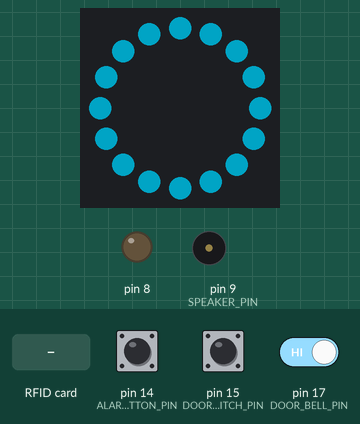
Bench run of a sketch on a simulated Arduino Uno, built with avr-gcc and run on an emulated ATmega328P. Shown: 16 RGB LEDs in a ring, first at the top, clockwise, output pins drawn as LEDs (lit = HIGH), buzzer (waves = sounding). Dashed ring = blinking. Inputs (shaded band) come from the test bench; at power-on: pin 14 (ALARM_BUTTON_PIN) HIGH, pin 15 (DOOR_SWITCH_PIN) HIGH, pin 17 (DOOR_BELL_PIN) HIGH. Dim RGB values are drawn brighter than linear; EEPROM starts erased; what the sketch prints to the serial monitor is not drawn.

Above: at 1.56 s.
1.6 s: RFID card 5E 7A 19 C4 held to the reader
At 3.1 s:
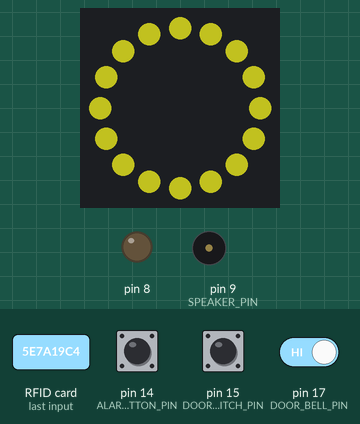
3.4 s: pin 14 (ALARM_BUTTON_PIN) pulled LOW for 0.15 s
At 3.65 s:
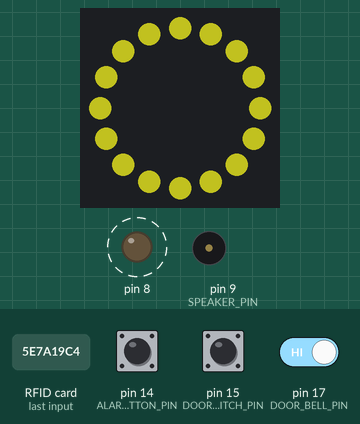
4.1 s: pin 15 (DOOR_SWITCH_PIN) pulled LOW for 0.15 s
At 4.46 s:
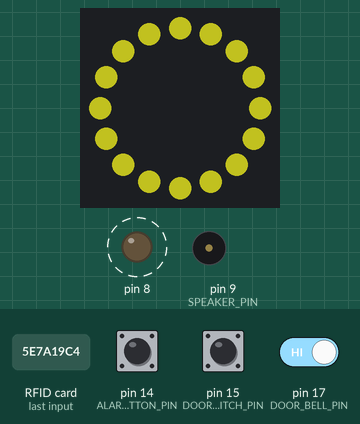
4.8 s: pin 14 (ALARM_BUTTON_PIN) pulled LOW for 1 s
At 5.09 s:
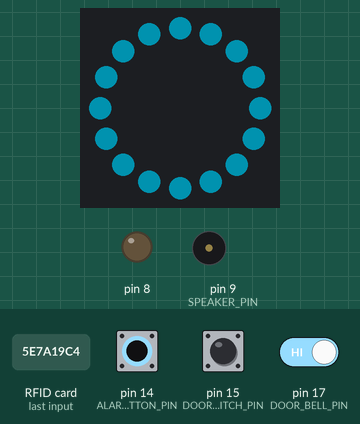
6.4 s: pin 15 (DOOR_SWITCH_PIN) pulled LOW for 1 s
At 6.71 s:
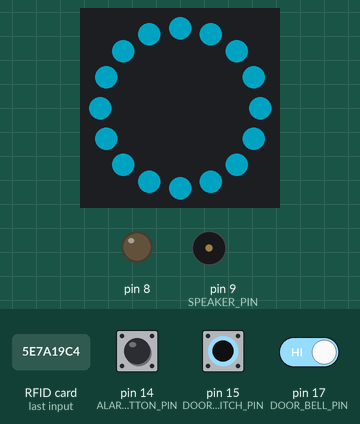
8.0 s: pin 14 (ALARM_BUTTON_PIN) pulled LOW for 0.15 s
At 8.27 s:
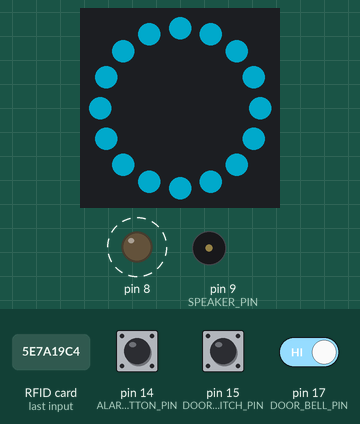
Timing chart, 0 to 9.7 s (numbered marks = the images above; inputs shaded):
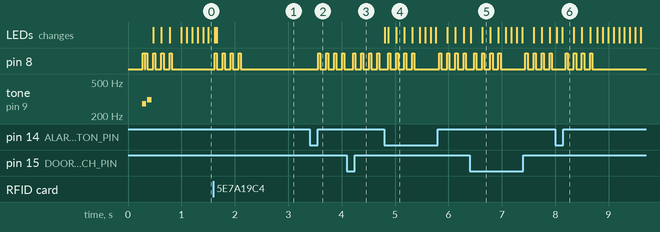

The sketch:

driver.ino
```cpp
/*-----( Include needed libraries )-----*/
#include <avr/wdt.h>
#include <Arduino.h>
#include <SoftwareSerial.h>
//#include <SPI.h>
//#include <LiquidCrystal.h>
//#include <Adafruit_NeoPixel.h>
//#include <EEPROM.h>
//#include <PN532_SPI.h>
//#include <MFRC522.h>    //TODO: only include if necessary
//#include "PN532Interface.h"


/*-----( Include project files )-----*/
#include "packetqueue.h"
#include "ring.h"
#include "reader.h"
#include "rs485.h"
#include "lcd.h"
#include "audio.h"
#include "strike.h"
#include "config.h"
#include "superserial.h"
#include "utils.h"

/*-----( Declare Constants and Pin Numbers )-----*/

// Constants for machine states
#define S_INITIALIZING      0
#define S_NO_SERVER         1
#define S_UNADDRESSED       2
#define S_WAIT_SEND         3
#define S_READY             4


/*-----( Declare objects )-----*/
Reader card_reader;
rs485 bus(SSerialTxControl);
//SuperSerial* superSerial;
//TEMPORARY TEST CODE

Ring statusRing(RING_PIN, NUMPIXELS);
//LCD readout;
Audio speaker(SPEAKER_PIN);
Strike doorLatch(LATCH_PIN);
Config conf;

uint8_t address = ADDR_CLIENT_DEFAULT;     //@TODO: this shouldn't be necessary
SuperSerial superSerial(&bus, address);

/*-----( Declare Variables )-----*/
//uint8_t byteReceived;
boolean alarmButton = 0;
#ifdef MOD_DOOR_SWITCH
boolean doorState = 0;
#else
boolean doorState = 1;
#endif
boolean doorBell = 1;
uint32_t lastIDSend = 0;
uint32_t lastHeartBeat = 0;

//byte userTune[USER_TUNE_LENGTH];
//byte userTuneDurations[USER_TUNE_LENGTH];
byte state = S_INITIALIZING;

/*-----( Declare Functions )-----*/
uint8_t* nfc_poll();
void CheckReader();
void CheckInputs();
void ProcessMessage();

SoftwareSerial dbgPort(6,7);
SoftwareSerial* debugPort = &dbgPort;

LCD readout;

void setup(void) {
  // Initialize debug port and pass references
  watchdogSetup();
  dbgPort.begin(57600);
  superSerial.SetDebugPort(debugPort);
  bus.SetDebugPort(debugPort);
  card_reader.SetDebugPort(debugPort);
  conf.SetDebugPort(debugPort);
  speaker.SetDebugPort(debugPort);
  conf.Init();

  Serial.begin(9600);   //@TODO:  What is this doing here?
  LOG_INFO(F("\r\n\r\n"));
  LOG_INFO(F("########################################\r\n"));
  LOG_INFO(F("#            Start Program             #\r\n"));
  LOG_INFO(F("########################################\r\n"));


  // Set input pins
  pinMode(DOOR_SWITCH_PIN, INPUT_PULLUP);
  pinMode(ALARM_BUTTON_PIN, INPUT_PULLUP);
  pinMode(DOOR_BELL_PIN, INPUT_PULLUP);
  //pinMode(LCD_SERIAL_TX, OUTPUT);

  #ifdef MOD_DOOR_SWITCH
  doorState = digitalRead(DOOR_SWITCH_PIN);
  #endif

 // superSerial = new SuperSerial(&bus, address);

  doorLatch.Lock();  // In case the program crashed, make sure door doesn't stay unlocked

  //for testing only
  #ifdef CLIENT_ADDRESS
  conf.SetAddress(CLIENT_ADDRESS);
  conf.SaveCurrentConfig();
  #endif

  address = conf.GetAddress();
  superSerial.SetAddress(address);

  LOG_INFO(F("Address: "));
  LOG_INFO(address);
  LOG_INFO(F("\r\n"));
  readout.Print("Initializing...");

  #ifdef MOD_NFC_READER
  if(!card_reader.start())  {
    statusRing.SetMode(conf.GetErrorLightSequence());
    readout.Print("NFC Reader      not detected!");
  }
  else
  #endif
  {
    statusRing.SetMode(conf.GetDefaultLightSequence());
    speaker.Play(conf.GetStartTune());
    state = S_READY;
  }

  // notify server that client has started
  superSerial.QueueMessage(F_CLIENT_START, 0, 0);

}


void loop(void) {
  static uint8_t limit = 0;
  if (limit++ == 0)
    LOG_DEBUG(F("."));
  wdt_reset();
  LOG_DUMP(F("Free RAM: "));
  LOG_DUMP(freeRam());
  LOG_DUMP (F("\r\n"));
  static uint8_t lastState = 10;
  if (state != lastState)  {
    lastState = state;
    LOG_INFO(F("State changed to: "));
    LOG_INFO(state);
    LOG_INFO(F("\r\n"));
  }
  static uint32_t lastRead = 0;
  uint32_t currentMillis = millis();
  switch(state)
  {
    case S_READY:
    {
      #ifdef MOD_NFC_READER
      if ((currentMillis - lastRead ) > NFC_READ_INTERVAL &&
          (currentMillis - lastIDSend) > ID_SEND_INTERVAL)  {
        CheckReader();
        lastRead = currentMillis;
      }
      #endif
      CheckInputs();
    }

    case S_WAIT_SEND:
    {
      if (!doorState && !doorLatch.HoldingOpen() && !doorLatch.Locked())  {
        LOG_DEBUG(F("Door opened, re-latching\r\n"));
        doorLatch.Lock();
      }
      if (currentMillis - lastHeartBeat > HEARTBEAT_TIMEOUT)  {
        //Set LEDS and LCD to indicate loss of communication
        LOG_ERROR(F("Lost contact with server!\r\n"));
        readout.Print("  Lost Contact    With  Server  ");
        statusRing.SetMode(conf.GetErrorLightSequence());
        state = S_NO_SERVER;
        break;
      }
    }

    case S_UNADDRESSED:
    {
      superSerial.Update();
      if (!superSerial.DataQueued()) {
        state = S_READY;
      }
    }

    case S_NO_SERVER:
    {
      if (state == S_NO_SERVER)  {
        superSerial.Update();
      }
      if (superSerial.NewMessage())  {
        if (state == S_NO_SERVER)  {
          LOG_DEBUG(F("Contact with server re-established\r\n"));
          //reset lights to idle
          statusRing.SetMode(conf.GetDefaultLightSequence());
          superSerial.QueueMessage(F_CLIENT_START, 0, 0);
        }
        state = S_WAIT_SEND;
        ProcessMessage();
      }
    }

    case S_INITIALIZING:
    {
      speaker.Update();
      statusRing.Update();
      doorLatch.Update();
    }
  }
}

void CheckReader()  {
  LOG_DUMP(F("Checking NFC Reader\r\n"));
  //check for NFC card
  static uint8_t lastuid[7] = {0};
  uint8_t uid[7] = {0};
  uint8_t id_length;
  bool sameID = true;
  static uint8_t readFailures = 0;

  uint8_t result = card_reader.poll(uid, &id_length);
  while (result == 2)  {
    if (++readFailures > 2)  {
      LOG_DEBUG(F("NFC read failed 3 times.  Commiting suicide.\r\n"));
      while(1);   //hang program and force watchdog reset; (this is probably not the best thing)
    }
    result = card_reader.poll(uid, &id_length);
  }

  readFailures = 0;   //reset failure counter on successful read
  if (result == 1)  {
    for (int i = 0; i < 7; i++)  {
      if (uid[i] != lastuid[i]){
        sameID = false;
        break;
      }
    }
    #if LOG_LVL>2
    LOG_INFO(F("Scanned ID: "));
    for(int i=0; i<7; i++)  {
      LOG_INFO(uid[i]);
      LOG_INFO(F(" "));
    }
    LOG_INFO(F("\r\n"));
    #endif
    if (!sameID || millis() - lastIDSend > SAME_ID_SEND_INTERVAL) {
      superSerial.QueueMessage(F_SEND_ID, uid, 7);
      state = S_WAIT_SEND;
      lastIDSend = millis();
      statusRing.SetMode(conf.GetWaitLightSequence());
      arrayCopy(uid, lastuid, 7, 0);
      LOG_DUMP(F("Sending scanned ID.\r\n"));
    }
    else  {
      LOG_DEBUG(F("Not re-sending same ID more than once in configured timeout.\r\n"));
    }
  }
  else  {
    //Do nothing if no new card read
  }
}

void ProcessMessage()  {
  Message msg = superSerial.GetMessage();

  //reset heartbeat timeout
  lastHeartBeat = millis();

  // If address is not set, ignore all functions other than setting address
  if (state == S_UNADDRESSED && msg.function != F_SET_CONFIG)  {
    return;
  }
  //Process functions
  LOG_INFO(F("Got Message: "));
  switch(msg.function)
  {
    case F_HEARTBEAT:
      LOG_INFO(F("Heartbeat Ping\r\n"));

    case F_SET_CONFIG:
      LOG_INFO(F("Set Config:"));
      switch(msg.payload[0])
      {
        case 0x00:
        LOG_INFO(F("Address:"));
        LOG_INFO(msg.payload[1]);
        LOG_INFO(F("\r\n"));
        conf.SetAddress(msg.payload[1]);
        conf.SaveCurrentConfig();
        superSerial.SetAddress(msg.payload[1]);
        break;

        case 0x01:
        {
          LOG_INFO(F("Start Tune\r\n"));
          uint8_t tune_length = (msg.length-1)/2;
          struct tune temp = {.length = tune_length};
          for(uint8_t i = 0; i < tune_length; i++)  {
            temp.notes[i] = msg.payload[i+1];
            temp.durations[i] = msg.payload[i+1 + tune_length];
          }
          conf.SetStartTune(temp);
          conf.SaveCurrentConfig();
        }
        break;

        case 0x0A:
        case 0x0B:
        case 0x0C:
        case 0x0D:
        case 0x0E:
        {
          struct lightMode newMode =  {msg.payload[1],
                                      COLOR(msg.payload[2],msg.payload[3],msg.payload[4]),
                                      COLOR(msg.payload[5],msg.payload[6],msg.payload[7]),
                                     (msg.payload[8]<<8) + msg.payload[9], (msg.payload[10]<<8)+msg.payload[11]};

          if (msg.payload[0] == 0x0A)  {
            LOG_INFO(F("Default Light Pattern\r\n"));
            conf.SetDefaultLightSequence(newMode);
          }
          if (msg.payload[0] == 0x0B)  {
            LOG_INFO(F("Wait Light Pattern\r\n"));
            conf.SetWaitLightSequence(newMode);
          }
          else if (msg.payload[0] == 0x0C)  {
            LOG_INFO(F("Error Light Pattern\r\n"));
            conf.SetErrorLightSequence(newMode);
          }
          else if (msg.payload[0] == 0x0D)  {
            LOG_INFO(F("Unlock Light Pattern\r\n"));
            conf.SetUnlockLightSequence(newMode);
          }
          else if (msg.payload[0] == 0x0E)  {
            LOG_INFO(F("Deny Light Pattern\r\n"));
            conf.SetDenyLightSequence(newMode);
          }
          conf.SaveCurrentConfig();
          break;
        }
        default:
          LOG_INFO(F("Invalid configuration identifier\r\n"));
          break;
      }
      //state = S_READY;
      break;

    case F_DENY_CARD:
      LOG_INFO(F("Card Denied\r\n"));
      statusRing.SetMode(conf.GetDenyLightSequence());
      break;

    case F_UNLOCK_DOOR:
      LOG_INFO(F("Unlock Door\r\n"));
      if (doorState)  {
        LOG_DEBUG(F("Unlocking for "));
        LOG_DEBUG((msg.payload[0] << 8) + msg.payload[1]);
        LOG_DEBUG(F(" seconds.\r\n"));
        doorLatch.Unlock(((msg.payload[0] << 8) + msg.payload[1]));
      }
      else  {
        LOG_DEBUG(F("Door Open, so not unlatching\r\n"));
      }
      statusRing.SetMode(conf.GetUnlockLightSequence());
      break;

    case F_LOCK_DOOR:
      LOG_INFO(F("Lock Door\r\n"));
      doorLatch.Lock();
      break;

    case F_PLAY_TUNE:
    {
      LOG_INFO(F("Play Tune\r\n"));
      byte tune_length = (msg.length)/2;
      uint8_t userTune[tune_length];
      uint8_t userTuneDurations[tune_length];
      for(byte i = 0; i < tune_length; i++)  {
        userTune[i] = msg.payload[i];
        userTuneDurations[i] = msg.payload[i + tune_length];
      }
      speaker.Play(userTune, userTuneDurations, tune_length);
      break;
    }
    case F_SET_LIGHTS:
    {
      LOG_INFO(F("Set Lights\r\n"));
      statusRing.SetMode(msg.payload[0],
                          COLOR(msg.payload[1],msg.payload[2],msg.payload[3]),
                          COLOR(msg.payload[4],msg.payload[5],msg.payload[6]),
                         (msg.payload[7]<<8) + msg.payload[8], (msg.payload[9]<<8)+msg.payload[10]);
      break;
    }
    case F_SET_LCD:
    {
      LOG_INFO(F("Set LCD\r\n"));
      char printString[msg.length + 1];
      arrayCopy(msg.payload, (byte*) printString, msg.length);
      printString[msg.length+1] = '\0';
      readout.Print(printString);
      break;
    }

    default:
      LOG_WARNING(F("Unrecognized Command: "));
      LOG_WARNING(msg.function);
      LOG_WARNING(F("\r\n"));
  }
}

void CheckInputs()  {
  if(digitalRead(ALARM_BUTTON_PIN) != alarmButton)  {
    alarmButton = !alarmButton;
    if (alarmButton == 1)  {
      LOG_INFO(F("Arm Alarm Button Pressed\r\n"));
      byte payload[1] = {alarmButton};
      superSerial.QueueMessage(F_ALARM_BUTTON, payload, 1);
      state = S_WAIT_SEND;
    }
    return;
  }

  #ifdef MOD_DOOR_SWITCH
  if(digitalRead(DOOR_SWITCH_PIN) != doorState)  {
    LOG_INFO(F("Door State Changed\r\n"));
    doorState = !doorState;
    byte payload[1] = {doorState};
    superSerial.QueueMessage(F_DOOR_STATE, payload, 1);
    state = S_WAIT_SEND;
    return;
  }
  #endif

  #ifdef MOD_DOORBELL
  if(digitalRead(DOOR_BELL_PIN) != doorBell)  {
    doorBell = !doorBell;
    if (doorBell == 1)  {
      LOG_INFO(F("Door Bell Pressed\r\n"));
      byte payload[1] = {doorBell};
      superSerial.QueueMessage(F_DOOR_BELL, payload, 1);
      state = S_WAIT_SEND;

      //Temporary hard-coded doorbell
      struct tune testA = {26, {0x35,0x00,0x35,0x00,0x35,0x00,0x31,0x00,0x35,0x00,0x38,0x00,0x20},
                               {0x06,0x01,0x06,0x06,0x06,0x06,0x06,0x01,0x06,0x06,0x0b,0x11,0x0b}};
      struct lightMode testL = {M_FLASH, COLOR(120,0,120), COLOR(120,120,120), 200, 3000};
      readout.Print("    You rang?                   ");
      speaker.Play(testA);
      statusRing.SetMode(testL);

    }
    return;
  }
  #endif
}

void watchdogSetup(void)
{
  cli();       // disable all interrupts
  wdt_reset(); // reset the WDT timer
  /*
   WDTCSR configuration:
   WDIE = 0 :Interrupt Enable
   WDE  = 1 :Reset Enable
   WDP3 = 1 :For 8000ms Time-out
   WDP2 = 0 :For 8000ms Time-out
   WDP1 = 0 :For 8000ms Time-out
   WDP0 = 1 :For 8000ms Time-out
  */
  // Enter Watchdog Configuration mode:
  WDTCSR |= (1<<WDCE) | (1<<WDE);
  // Set Watchdog settings:
  WDTCSR = (0<<WDIE) | (1<<WDE) | (1<<WDP3) | (0<<WDP2) | (0<<WDP1) | (1<<WDP0);
  sei();
}

ISR(WDT_vect) // Watchdog timer interrupt.
{
  //Put any future freeze debugging code here
}
```

config.cpp
```cpp
#include "config.h"

#define COLOR_IDLE          0,100,120
#define COLOR_SUCCESS1      0,80,20
#define COLOR_SUCCESS2      0,40,10
#define COLOR_FAILURE1      60,0,0
#define COLOR_FAILURE2      30,0,0
#define COLOR_WAITING       120,120,20
#define COLOR_ERROR1        120,30,0
#define COLOR_ERROR2        120,30,0

Config::Config()  {

}

void Config::Init()  {
  this->LoadSavedConfig();

  //uint8_t* testPointer = (uint8_t*) &currentConfig;
  //LOG_DEBUG(F("\r\n"));
  //for (uint8_t i = 0; i < sizeof(struct configuration); i++)  {
    //LOG_DEBUG(*(testPointer + i));
    //LOG_DEBUG(F("\r\n"));
  //}

  if(this->IsFirstRun() || currentConfig.configVersion != CONFIG_VERSION)  {
    if (this->IsFirstRun())  {
      LOG_DEBUG(F("First run detected; initializing configuration\r\n"));
    }
    else  {
      //LOG_DEBUG(currentConfig.configVersion);
      LOG_DEBUG(F("Saved configuration is outdated; reverting to default\r\n"));
    }
    this->LoadDefaults();
    this->SetVersion(CONFIG_VERSION);
    this->SaveCurrentConfig();
  }
}

void Config::SetDebugPort(SoftwareSerial* dbgPort)  {
  this->debugPort = dbgPort;
}

bool Config::IsFirstRun()  {
  if (EEPROM.read(1021) != 'm' || EEPROM.read(1022) != 'c' || EEPROM.read(1023) != 'p')  {
    EEPROM.update(1021, 'm');
    EEPROM.update(1022, 'c');
    EEPROM.update(1023, 'p');
    return true;
  }
  else  {
    return false;
  }
}

void Config::LoadSavedConfig()  {
  EEPROM.get(MEM_ADDR_CONFIG, currentConfig);
}

void Config::LoadDefaults()  {
  currentConfig.deviceAddress = 0xFE;
  currentConfig.defaultLightSequence = (struct lightMode) {M_PULSE, COLOR(COLOR_IDLE), COLOR(COLOR_IDLE), 1000, 0};
  currentConfig.waitLightSequence = (struct lightMode) {M_SOLID, COLOR(COLOR_WAITING), COLOR(COLOR_WAITING), 0, 3000};
  currentConfig.errorLightSequence = (struct lightMode) {M_SOLID, COLOR(COLOR_ERROR1), COLOR(COLOR_ERROR2), 100, 0};
  currentConfig.unlockLightSequence = (struct lightMode) {M_FLASH, COLOR(COLOR_SUCCESS1), COLOR(COLOR_SUCCESS2), 500, 3000};
  currentConfig.denyLightSequence = (struct lightMode) {M_FLASH, COLOR(COLOR_FAILURE1), COLOR(COLOR_FAILURE2), 200, 3000};
  currentConfig.startupTune.length = 2;
  currentConfig.startupTune.notes[0] = NOTE_C4;
  currentConfig.startupTune.notes[1] = NOTE_D4;
  currentConfig.startupTune.durations[0] = 4;
  currentConfig.startupTune.durations[1] = 4;
}

void Config::SaveCurrentConfig()  {
  EEPROM.put(MEM_ADDR_CONFIG, currentConfig);
}

void Config::SetVersion(uint8_t version)  {
  currentConfig.configVersion = version;
}

uint8_t Config::GetVersion()  {
  return currentConfig.configVersion;
}

void Config::SetAddress(uint8_t addr)  {
  currentConfig.deviceAddress = addr;
}

uint8_t Config::GetAddress()  {
  return currentConfig.deviceAddress;
}

void Config::SetStartTune(struct tune newTune)  {
  this->currentConfig.startupTune = newTune;
}

struct tune Config::GetStartTune()  {
  return this->currentConfig.startupTune;
}

void Config::SetDefaultLightSequence(struct lightMode sequence)  {
  this->currentConfig.defaultLightSequence = sequence;
}

struct lightMode Config::GetDefaultLightSequence()  {
  return this->currentConfig.defaultLightSequence;
}

void Config::SetWaitLightSequence(struct lightMode sequence)  {
  this->currentConfig.waitLightSequence = sequence;
}

struct lightMode Config::GetWaitLightSequence()  {
  return this->currentConfig.waitLightSequence;
}

void Config::SetErrorLightSequence(struct lightMode sequence)  {
  this->currentConfig.errorLightSequence = sequence;
}

struct lightMode Config::GetErrorLightSequence()  {
  return this->currentConfig.errorLightSequence;
}

void Config::SetUnlockLightSequence(struct lightMode sequence)  {
  this->currentConfig.unlockLightSequence = sequence;
}

struct lightMode Config::GetUnlockLightSequence()  {
  return this->currentConfig.unlockLightSequence;
}

void Config::SetDenyLightSequence(struct lightMode sequence)  {
  this->currentConfig.denyLightSequence = sequence;
}

struct lightMode Config::GetDenyLightSequence()  {
  return this->currentConfig.denyLightSequence;
}
```

audio.h
```cpp
#ifndef AUDIO_H
#define AUDIO_H

#include <Arduino.h>
#include <SoftwareSerial.h>
#include "definitions.h"
#include "utils.h"
#include "notes.h"
//#include <NewTone.h>

struct tune  {
  uint8_t length;
  uint8_t notes[30];
  uint8_t durations[30];
};

class Audio
{
  public:
    Audio(byte);
    void SetDebugPort(SoftwareSerial* dbgPort);
    void Play(struct tune newTune);
    void Play(byte melody[], byte durations[], byte length);
    void Update();

  private:
    SoftwareSerial* debugPort;
    byte audioPin;
    boolean playing;
    uint32_t currentNoteStartTime;
    uint8_t noteIndex;
    struct tune currentTune;
};
#endif
```

Source omitted: config.h (1720 bytes), audio.cpp (1766 bytes), definitions.h (2079 bytes), lcd.cpp (1024 bytes), lcd.h (463 bytes), notes.h (2205 bytes), packetqueue.cpp (5412 bytes), packetqueue.h (1688 bytes), reader.cpp (3915 bytes), reader.h (556 bytes), ring.cpp (3128 bytes), ring.h (1389 bytes) and 7 more

Measured:
- after the input at 1.6 s, pin 8: alternates HIGH for 0.04 s and LOW for 0.11 s, 8 changes in all, then stays LOW, starting at once; the LEDs: first differ from a run without the input after 0.06 s (image 1)
- after the input at 3.4 s, pin 8: alternates HIGH for 0.04 s and LOW for 0.11 s, starting after 0.16 s
- after the input at 4.1 s, pin 8: alternates HIGH for 0.04 s and LOW for 0.11 s, starting after 0.11 s
- after the input at 6.4 s, pin 8: goes 3 × (HIGH 0.04 s, LOW 0.11 s), HIGH 0.04 s, LOW 0.46 s, 3 × (HIGH 0.04 s, LOW 0.11 s), HIGH 0.04 s, then LOW, starting after 0.08 s
- after the input at 8.0 s, pin 8: alternates HIGH for 0.04 s and LOW for 0.11 s, 8 changes in all, then stays LOW, starting after 0.20 s
- by itself, pin 8: repeats every 0.15 s: HIGH 0.04 s, LOW 0.11 s, until it stays LOW from 0.8 s
